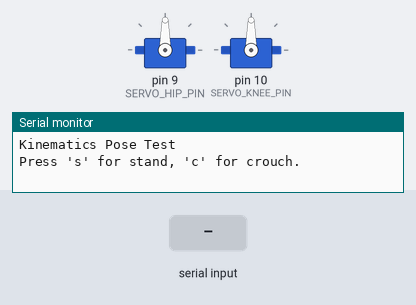
Bench run of a sketch on a simulated Arduino Uno, built with avr-gcc and run on an emulated ATmega328P. Shown: 2 × servo, the last lines printed to the serial monitor. Inputs (shaded band) come from the test bench.

Above: at 1.2 s.
1.3 s: "s" received over Serial
At 2.3 s:
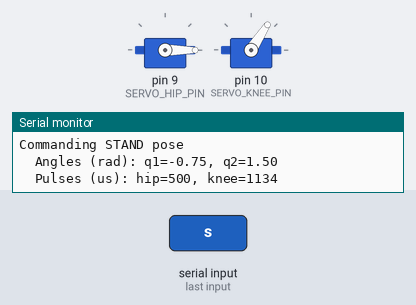
2.8 s: "c" received over Serial
At 3.5 s:
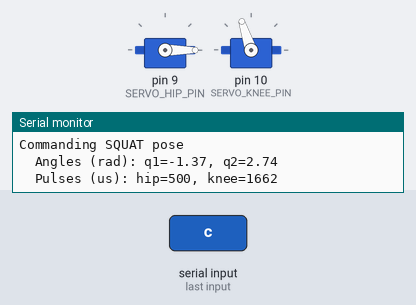
Timing chart, 0 to 5.8 s (numbered marks = the images above; inputs shaded):
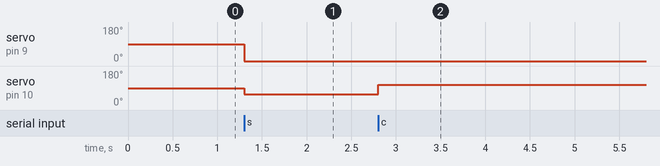

Measured:
- after the input at 1.3 s, servo on pin 9 (SERVO_HIP_PIN): 90° → 0° at once; servo on pin 10 (SERVO_KNEE_PIN): 90° → 57° at once
- after the input at 2.8 s, servo on pin 10 (SERVO_KNEE_PIN): 57° → 108° at once

The sketch:

Kinematics_Pose_Test.ino
```cpp
#include <Servo.h>
#include <Arduino.h> // For math functions

// =========================================================================
// --- 1. PASTE VALUES FROM Config.h ---
// (Copy your final, calibrated values here from Step 1)
// =========================================================================

// --- Hardware Pins ---
const int SERVO_HIP_PIN = 9;
const int SERVO_KNEE_PIN = 10;

// --- Physical Parameters (from MATLAB files) ---
const float L1 = 0.15; // length of thigh link (m)
const float L2 = 0.15; // length of shank link (m)

// --- Servo Calibration ---
// TO-DO: PUT YOUR CALIBRATED VALUES FROM STEP 1 HERE!
const int HIP_SERVO_MIN_US = 500;
const int HIP_SERVO_MAX_US = 2500;
const int KNEE_SERVO_MIN_US = 500;
const int KNEE_SERVO_MAX_US = 2500;

// TO-DO: PUT YOUR ANGLE MAPPING HERE!
// (e.g., if you only use 180 degrees)
const float HIP_RADIAN_MIN = 0.0;
const float HIP_RADIAN_MAX = 4.712; // 270 deg (3*PI / 2)
const float KNEE_RADIAN_MIN = 0.0;
const float KNEE_RADIAN_MAX = 4.712;

// --- Trajectory Parameters (from simulate_jumping_leg.m) ---
const float Y_STAND = 0.22;
const float Y_SQUAT = 0.06;
const float X_LEAN = 0.0;

// =========================================================================
// --- 2. PASTE CODE FROM OTHER FILES ---
// =========================================================================

// --- Struct from Kinematics.h ---
struct JointAngles { float q1; float q2; };

// --- Global Servos ---
Servo servo_hip;
Servo servo_knee;

// --- Function from JumpingLeg.ino ---
int mapAngleToServo(float rad, int servo_min_us, int servo_max_us, float rad_min, float rad_max) {
  float pulse_width = (rad - rad_min) * (servo_max_us - servo_min_us) / (rad_max - rad_min) + servo_min_us;
  return constrain((int)pulse_width, servo_min_us, servo_max_us);
}

// --- Function from Kinematics.cpp ---
JointAngles solveInverseKinematics(float x_d, float y_d) {
  JointAngles q;
  float L_hip_sq = x_d * x_d + y_d * y_d;
  float L_hip = sqrt(L_hip_sq);
  float cos_q2 = (L_hip_sq - L1 * L1 - L2 * L2) / (2 * L1 * L2);
  if (cos_q2 > 1.0) { cos_q2 = 1.0; } else if (cos_q2 < -1.0) { cos_q2 = -1.0; }
  q.q2 = acos(cos_q2);
  float beta = atan2(x_d, y_d);
  float cos_alpha_hip = (L1 * L1 + L_hip_sq - L2 * L2) / (2 * L1 * L_hip);
  if (cos_alpha_hip > 1.0) { cos_alpha_hip = 1.0; } else if (cos_alpha_hip < -1.0) { cos_alpha_hip = -1.0; }
  float alpha_hip = acos(cos_alpha_hip);
  q.q1 = beta - alpha_hip;
  return q;
}

// =========================================================================
// --- 3. MAIN TEST SKETCH ---
// =========================================================================

void setup() {
  Serial.begin(115200);
  servo_hip.attach(SERVO_HIP_PIN);
  servo_knee.attach(SERVO_KNEE_PIN);
  Serial.println("Kinematics Pose Test");
  Serial.println("Press 's' for stand, 'c' for crouch.");
}

void loop() {
  if (Serial.available() > 0) {
    char cmd = Serial.read();

    if (cmd == 's') {
      Serial.println("Commanding STAND pose");
      // Get stable pose (x, y) from your Config.h values
      JointAngles q_stand = solveInverseKinematics(X_LEAN, Y_STAND);
      commandServos(q_stand);

    } else if (cmd == 'c') {
      Serial.println("Commanding SQUAT pose");
      // Get squat pose (x, y) from your Config.h values
      JointAngles q_crouch = solveInverseKinematics(X_LEAN, Y_SQUAT);
      commandServos(q_crouch);
    }
  }
}

void commandServos(JointAngles q) {
  int hip_pulse = mapAngleToServo(q.q1, HIP_SERVO_MIN_US, HIP_SERVO_MAX_US, HIP_RADIAN_MIN, HIP_RADIAN_MAX);
  int knee_pulse = mapAngleToServo(q.q2, KNEE_SERVO_MIN_US, KNEE_SERVO_MAX_US, KNEE_RADIAN_MIN, KNEE_RADIAN_MAX);

  Serial.print("  Angles (rad): q1="); Serial.print(q.q1); Serial.print(", q2="); Serial.println(q.q2);
  Serial.print("  Pulses (us): hip="); Serial.print(hip_pulse); Serial.print(", knee="); Serial.println(knee_pulse);

  servo_hip.writeMicroseconds(hip_pulse);
  servo_knee.writeMicroseconds(knee_pulse);
}
```
